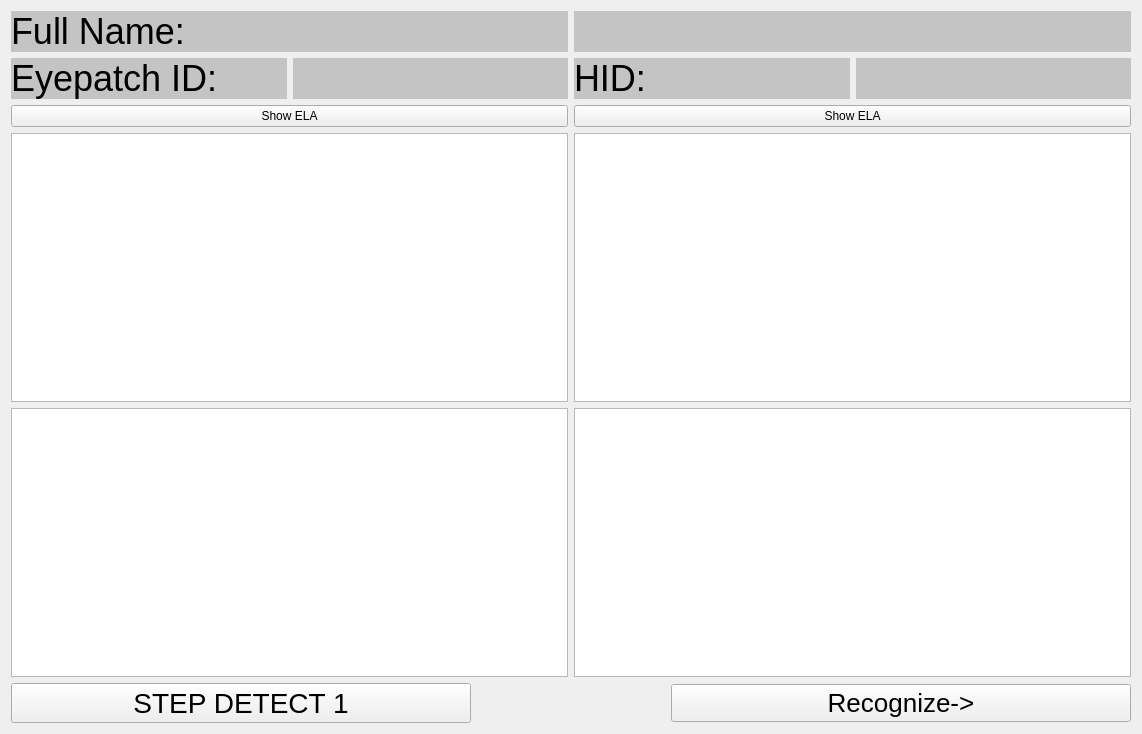
<?xml version="1.0" encoding="UTF-8"?>
<ui version="4.0">
 <class>Patient_Detection</class>
 <widget class="QWidget" name="Patient_Detection">
  <property name="geometry">
   <rect>
    <x>0</x>
    <y>0</y>
    <width>1142</width>
    <height>734</height>
   </rect>
  </property>
  <property name="windowTitle">
   <string>Patient_Detection</string>
  </property>
  <layout class="QGridLayout" name="gridLayout">
   <item row="0" column="0">
    <layout class="QVBoxLayout" name="verticalLayout_4">
     <item>
      <layout class="QVBoxLayout" name="verticalLayout_3">
       <item>
        <layout class="QHBoxLayout" name="layout_full_name">
         <property name="sizeConstraint">
          <enum>QLayout::SetDefaultConstraint</enum>
         </property>
         <item>
          <widget class="QLabel" name="label_fullName_head">
           <property name="styleSheet">
            <string notr="true">font-size: 36px;
background-color: #c4c4c4;</string>
           </property>
           <property name="text">
            <string>Full Name: </string>
           </property>
          </widget>
         </item>
         <item>
          <widget class="QLabel" name="label_full_name">
           <property name="styleSheet">
            <string notr="true">font-size: 36px;
background-color: #c4c4c4;</string>
           </property>
           <property name="text">
            <string/>
           </property>
          </widget>
         </item>
        </layout>
       </item>
       <item>
        <layout class="QHBoxLayout" name="horizontalLayout_3">
         <item>
          <layout class="QHBoxLayout" name="layout_eyepatch">
           <item>
            <widget class="QLabel" name="label_eyepatchID_head">
             <property name="styleSheet">
              <string notr="true">font-size: 36px;
background-color: #c4c4c4;</string>
             </property>
             <property name="text">
              <string>Eyepatch ID: </string>
             </property>
            </widget>
           </item>
           <item>
            <widget class="QLabel" name="label_eid">
             <property name="styleSheet">
              <string notr="true">font-size: 36px;
background-color: #c4c4c4;</string>
             </property>
             <property name="text">
              <string/>
             </property>
            </widget>
           </item>
          </layout>
         </item>
         <item>
          <layout class="QHBoxLayout" name="layout_hid">
           <item>
            <widget class="QLabel" name="label_hid_head">
             <property name="styleSheet">
              <string notr="true">font-size: 36px;
background-color: #c4c4c4;</string>
             </property>
             <property name="text">
              <string>HID: </string>
             </property>
            </widget>
           </item>
           <item>
            <widget class="QLabel" name="label_hospital">
             <property name="styleSheet">
              <string notr="true">font-size: 36px;
background-color: #c4c4c4;</string>
             </property>
             <property name="text">
              <string/>
             </property>
            </widget>
           </item>
          </layout>
         </item>
        </layout>
       </item>
      </layout>
     </item>
     <item>
      <layout class="QHBoxLayout" name="horizontalLayout">
       <item>
        <layout class="QVBoxLayout" name="verticalLayout">
         <item>
          <widget class="QPushButton" name="pushButton_preELA">
           <property name="text">
            <string>Show ELA</string>
           </property>
          </widget>
         </item>
         <item>
          <widget class="QGraphicsView" name="graphicsView_preImage"/>
         </item>
         <item>
          <widget class="QTextEdit" name="textEdit_preInfo"/>
         </item>
        </layout>
       </item>
       <item>
        <layout class="QVBoxLayout" name="verticalLayout_2">
         <item>
          <widget class="QPushButton" name="pushButton_postELA">
           <property name="text">
            <string>Show ELA</string>
           </property>
          </widget>
         </item>
         <item>
          <widget class="QGraphicsView" name="graphicsView_postImage"/>
         </item>
         <item>
          <widget class="QTextEdit" name="textEdit_postInfo"/>
         </item>
        </layout>
       </item>
      </layout>
     </item>
     <item>
      <layout class="QHBoxLayout" name="horizontalLayout_2">
       <property name="spacing">
        <number>200</number>
       </property>
       <item>
        <widget class="QPushButton" name="pushButton_task">
         <property name="styleSheet">
          <string notr="true">font-size: 28px;</string>
         </property>
         <property name="text">
          <string>STEP DETECT 1</string>
         </property>
        </widget>
       </item>
       <item>
        <widget class="QPushButton" name="pushButton_recog">
         <property name="styleSheet">
          <string notr="true">font-size: 26px;
</string>
         </property>
         <property name="text">
          <string>Recognize-&gt;</string>
         </property>
        </widget>
       </item>
      </layout>
     </item>
    </layout>
   </item>
  </layout>
 </widget>
 <layoutdefault spacing="6" margin="11"/>
 <resources/>
 <connections/>
</ui>
